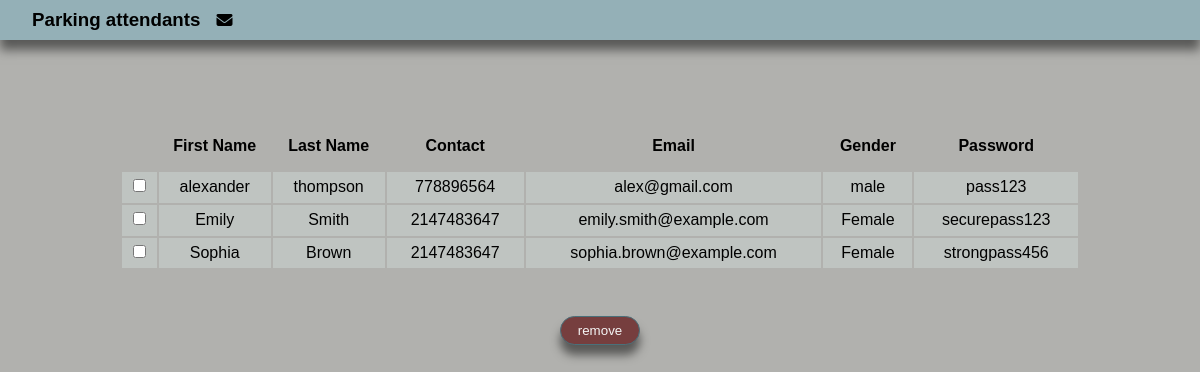
The page /rem_pa.php on the database its author committed.
### tables this page shows
CREATE TABLE `park_att` (
  `pa_id` int(5) NOT NULL,
  `fname` varchar(50) NOT NULL,
  `lname` varchar(50) NOT NULL,
  `NIC` varchar(20) NOT NULL,
  `contact` int(15) NOT NULL,
  `email` varchar(50) NOT NULL,
  `gender` varchar(15) NOT NULL,
  `password` varchar(50) NOT NULL
);

### rem_pa.php (the view, shortened to what this page needs)
<?php
require_once("php/connection.php");
$uname=$_SESSION['name'];
$sql="select * from park_att";
$result=$conn->query($sql);
?>
<!DOCTYPE html>
<html lang="en">
<head>
    <link rel="stylesheet" href="css/inq.css">
</head>
<body>
    <div class="nav">
        <div class="title"><h3>Parking attendants</h3><i class="fa fa-solid fa-envelope"></i></div>
        <div class="name"><p><?php echo $uname ?><i class="fa fa-admin"></i></p></div>
    </div>
    <form class="msg" method="post" action="php/del_pa.php" >
        <table>
            <tr>
                <th><h4></h4></th>
                <th><h4>First Name</h4></th>
                <th><h4>Last Name</h4></th>
                <th><h4>Contact</h4></th>
                <th><h4>Email</h4></th>
                <th><h4>Gender</h4></th>
                <th><h4>Password</h4></th>
            </tr>
            <?php
            if($result->num_rows>0)
            {
                while($row=$result->fetch_assoc()){
                    echo" <tr>
                    <td><input type='checkbox' name='checked[]' value='".$row['pa_id']."'></td>
                    <td>".$row['fname']."</td>
                    <td>".$row['lname']."</td>
                    <td>".$row['contact']."</td>
                    <td>".$row['email']."</td>
                    <td>".$row['gender']."</td>
                    <td>".$row['password']."</td>
                </tr>";
                }
            }
            ?>
        </table>
        <div class="bt">
        <button type="submit" onclick="rempa()" name="rem">remove</button>
        </div>
        </form>
</body>
</html>

### css/inq.css (style rules this page uses)
* { margin:0; padding: 0; box-sizing: border-box; font-family: sans-serif; }
body { background-color:rgb(177, 177, 174); }
.nav { background-color: #94B0B7; width:100%; height: 40px; display: flex; justify-content: space-between; box-shadow: 0px 10px 10px rgb(0, 0, 0, 0.5); }
.title { display: flex; padding-left: 1rem; }
.title h3,i { margin: auto; padding-left: 1rem; }
.name { display: flex; padding-right: 1rem; }
.name p { margin: auto; }
.msg { display: flex; margin-top: 5rem; width: 100%; flex-direction: column; }
table { overflow-x: scroll; width: 80%; margin: auto; }
th { position: static; background-color: rgb(177, 177, 174); border-collapse: collapse; border: none; height: 3rem; }
tr { background-color: #bfc4c1; text-align: center; border-color: #bfc4c1; margin-bottom: 2rem; }
td { border-collapse: collapse; border: none; padding: .4rem; }
.bt { width:80%; margin: auto; margin-top: 2rem; display: flex; }
.bt button { margin: auto; cursor: pointer; color: whitesmoke; width: 5rem; padding : 6px ; background: rgb(118, 62, 62); border: 1px solid #4A707A; border-radius: 20px; box-shadow: 0px 10px 10px rgb(0, 0, 0, 0.5); margin-top: 1em; }

### rows shown on the page
park_att: fname "alexander", lname "thompson", contact "778896564", email "alex@gmail.com", gender "male", password "pass123"
park_att: fname "Emily", lname "Smith", contact "2147483647", email "emily.smith@example.com", gender "Female", password "securepass123"
park_att: fname "Sophia", lname "Brown", contact "2147483647", email "sophia.brown@example.com", gender "Female", password "strongpass456"
